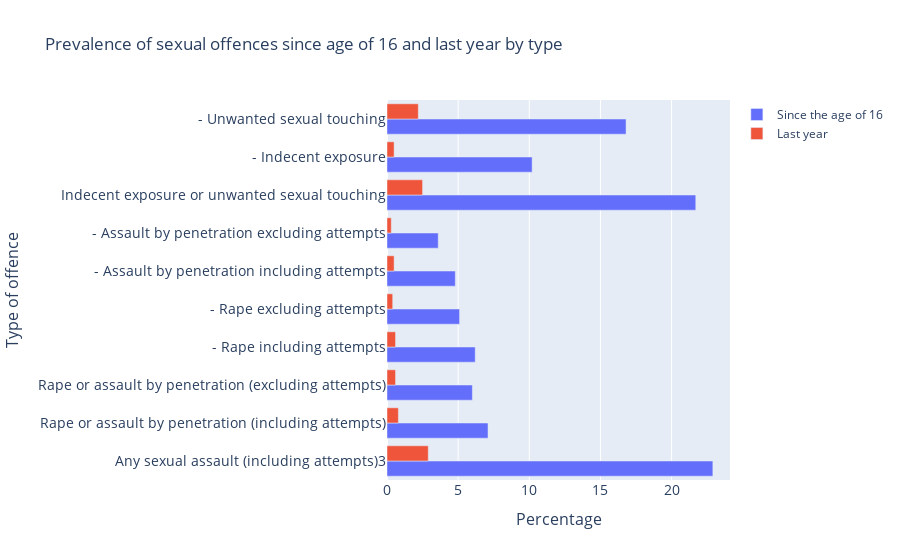

Here is the notebook cell this chart was saved with:
### Code cell
# For the graph 3. we plot an interactive bar chart
# x-axis: types of offences 
# y-axis: prevalence of the types of offences since the age of 16 and in the last year
import plotly.graph_objects as go



fig = go.Figure(data=[
    go.Bar(name='Since the age of 16', 
           x=df5['Percentage of girls having experienced this assault since age 16'],
           y=df5['Types of offences'],orientation='h'),
    go.Bar(name='Last year', 
           x=df5['Percentage of girls having experienced this assault since last year'], 
           y=df5['Types of offences'],orientation='h')
])
# Change the bar mode
fig.update_layout(barmode='group',
                  title='Prevalence of sexual offences since age of 16 and last year by type',
                 xaxis=dict(
                    title='Percentage',
                    titlefont_size=16,
                    tickfont_size=14,),
                 yaxis=dict(
                    title='Type of offence',
                    titlefont_size=16,
                    tickfont_size=14,)
                 )
fig.show()
fig.write_html('/Users/jutti/Documents/QM2SRQ1-2/Visualisations/Prevalence of sexual offences since the age of 16 and last year by type.html')

### Figure 1 — Plotly figure (JSON) as saved in the notebook; plotly's stock layout.template omitted (floating-point values rounded to 4 significant figures)
{"data": [{"name": "Since the age of 16", "orientation": "h", "type": "bar", "x": [22.9, 7.1, 6, 6.2, 5.1, 4.8, 3.6, 21.7, 10.2, 16.8], "y": ["Any sexual assault (including attempts)3", "Rape or assault by penetration (including attempts)", "Rape or assault by penetration (excluding attempts)", "- Rape including attempts", "- Rape excluding attempts", "- Assault by penetration including attempts", "- Assault by penetration excluding attempts", "Indecent exposure or unwanted sexual touching", "- Indecent exposure", "- Unwanted sexual touching"]}, {"name": "Last year", "orientation": "h", "type": "bar", "x": [2.9, 0.8, 0.6, 0.6, 0.4, 0.5, 0.3, 2.5, 0.5, 2.2], "y": ["Any sexual assault (including attempts)3", "Rape or assault by penetration (including attempts)", "Rape or assault by penetration (excluding attempts)", "- Rape including attempts", "- Rape excluding attempts", "- Assault by penetration including attempts", "- Assault by penetration excluding attempts", "Indecent exposure or unwanted sexual touching", "- Indecent exposure", "- Unwanted sexual touching"]}], "layout": {"barmode": "group", "title": {"text": "Prevalence of sexual offences since age of 16 and last year by type"}, "xaxis": {"tickfont": {"size": 14}, "title": {"font": {"size": 16}, "text": "Percentage"}}, "yaxis": {"tickfont": {"size": 14}, "title": {"font": {"size": 16}, "text": "Type of offence"}}}}
